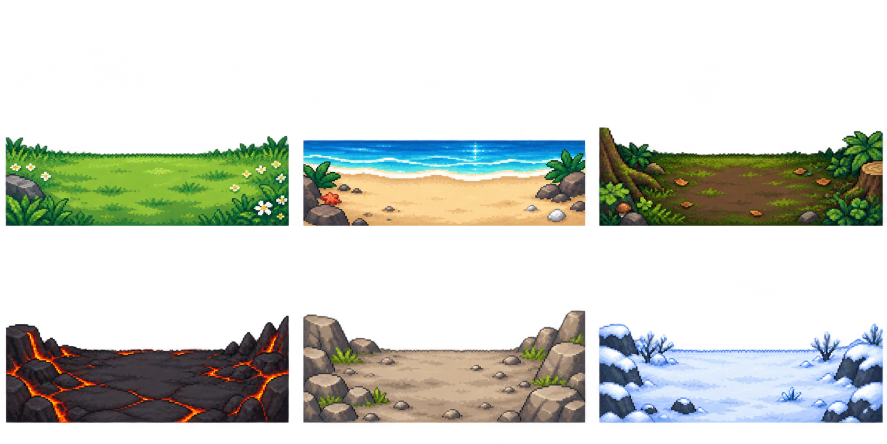
#> input picture assets/home_habitats_v10_19_concept.png, 1774 x 887 px (shown at 1/2 size)
$ python generate_home_habitat_sprites.py
#> lines starting #> are read from the running program, lines starting #| are printed output that depends on the picture; after the words box and inside, x2 and y2 are one past the last pixel; in counts of white or black regions, pixels touching at a corner belong together
"""Split and pack the six validated home-screen habitat grounds."""
from pathlib import Path
from PIL import Image

ROOT = Path(__file__).resolve().parents[1]
SOURCE = ROOT / "assets" / "home_habitats_v10_19_concept.png"
WATER_SOURCE = ROOT / "assets" / "home_habitat_water_v10_23.png"
HEADER = ROOT / "home_habitat_sprites.h"
OUT_DIR = ROOT / "assets" / "home_habitats_v10_19"
OUT_DIR.mkdir(parents=True, exist_ok=True)

NAMES = ("MEADOW", "WATER", "FOREST", "VOLCANO", "MOUNTAIN", "SNOW")
# Near-edge inset for the round display. Drawn at x2, every habitat is 420x190
# and reaches close to the bezel while retaining its transparent silhouette.
W, H = 210, 95
DISPLAY_X, DISPLAY_Y = 23, 205

im = Image.open(SOURCE).convert("RGBA")
#> im is the input picture: PIL image 1774x887 RGBA; mean R, G, B, A 43.8, 48.6, 40.2, 87.4
sw, sh = im.size
#> sw = 1774; sh = 887
columns = ((0, sw // 3), (sw // 3, 2 * sw // 3), (2 * sw // 3, sw))
#> columns = ((0, 591), (591, 1182), (1182, 1774))
rows = ((0, 500), (500, sh))
#> rows = ((0, 500), (500, 887))

def visible_bbox(tile):
    mask = tile.getchannel("A").point(lambda v: 255 if v >= 96 else 0)
    return mask.getbbox()

def rgb565(c):
    r, g, b = c
    return ((r & 0xF8) << 8) | ((g & 0xFC) << 3) | (b >> 3)

packed = []
for row in range(2):
    for col in range(3):
        x0, x1 = columns[col]
#> x0 = 0; x1 = 591
        y0, y1 = rows[row]
#> y0 = 0
        tile = im.crop((x0, y0, x1, y1))
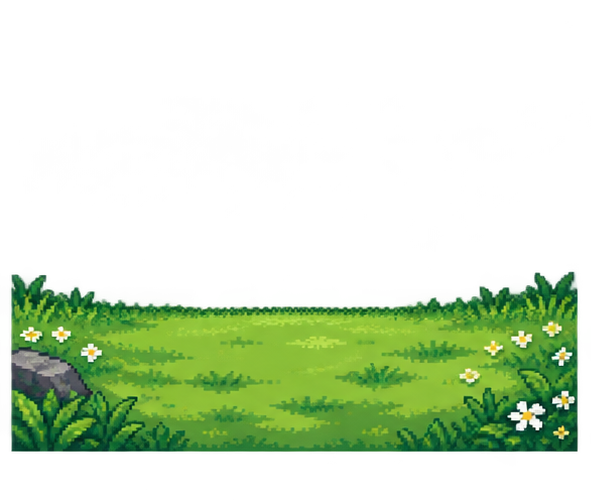
#> tile: PIL image 591x500 RGBA; mean R, G, B, A 27.7, 48.4, 16.6, 73.1; transparent parts drawn white
        if row == 0 and col == 1 and WATER_SOURCE.exists():
            tile = Image.open(WATER_SOURCE).convert("RGBA")
        bbox = visible_bbox(tile)
#> in visible_bbox, `mask = tile.getchannel("A").point(lambda v: 255 if v >= 96 else 0)`:
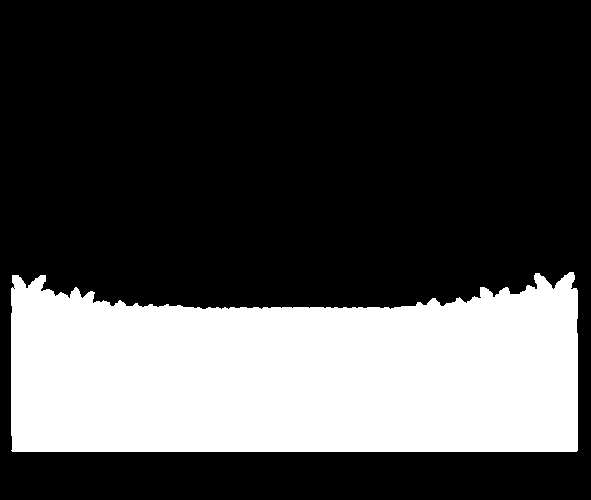
#> mask: PIL image 591x500 L; 29.3% white; 1 white region, box (x1, y1, x2, y2) and area: (11, 272, 578, 452) 86478
#> bbox = (11, 272, 578, 452)
        if not bbox:
            raise SystemExit(f"empty habitat tile {row},{col}")
        tile = tile.crop(bbox)
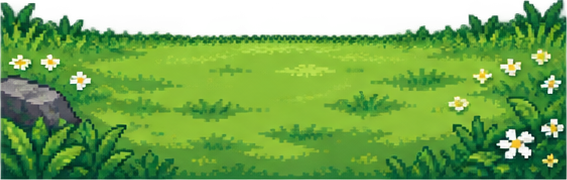
#> tile: PIL image 567x180 RGBA; mean R, G, B, A 79.6, 136.9, 47.2, 211.6; transparent parts drawn white

        # Remove near-transparent generation noise, then fill the complete ground
        # rectangle. The original art is wide; stretching it to the lower half of
        # the round display keeps every habitat on the exact same horizon.
        clean = Image.new("RGBA", tile.size, (0, 0, 0, 0))
#> clean: PIL image 567x180 RGBA; every value is 0
        alpha = tile.getchannel("A").point(lambda v: 255 if v >= 96 else 0)
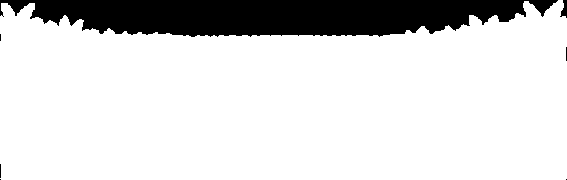
#> alpha: PIL image 567x180 L; 84.7% white; 7 black regions (5 under 20 px), largest, box (x1, y1, x2, y2) and area: (0, 0, 558, 37) 15471, (560, 0, 567, 18) 74
        clean.paste(tile, mask=alpha)
        bg = clean.resize((W, H), Image.Resampling.NEAREST)
        rgb = Image.new("RGB", (W, H), bg.getpixel((W // 2, H - 1))[:3])
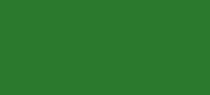
#> rgb: PIL image 210x95 RGB; mean R, G, B 43, 121, 45
        rgb.paste(bg.convert("RGB"), mask=bg.getchannel("A"))
        quant = rgb.quantize(colors=31, method=Image.Quantize.MEDIANCUT, dither=Image.Dither.NONE)
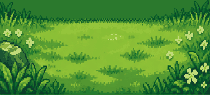
#> quant: PIL image 210x95 P; mean R, G, B 82.8, 147.6, 50.9
        pal_raw = quant.getpalette()[: 31 * 3]
#> pal_raw = 93 values, max 219 at index 1, min 5 at index 87, mean 93.78
        palette = [(0, 0, 0)] + [tuple(pal_raw[i:i + 3]) for i in range(0, len(pal_raw), 3)]
#> palette = 32 items, first 6: (0, 0, 0), (192, 219, 122), (148, 197, 59), (145, 192, 55), (141, 192, 54), (139, 192, 54)
        indices = [v + 1 for v in quant.getdata()]
#> indices = 19950 values, max 31 at index 628, min 1 at index 5659, mean 15.64
        resized_alpha = list(bg.getchannel("A").getdata())
#> resized_alpha = 19950 values, max 255 at index 3149, min 0 at index 0, mean 210.9
        for i, alpha_value in enumerate(resized_alpha):
            if alpha_value < 96:
                indices[i] = 0
#> after the loop, indices = 19950 values, max 31 at index 628, min 0 at index 0, mean 12.32

        # Transparent curved mask matching the safe interior of the round
        # display. The existing biome colour remains visible underneath.
        for py in range(H):
            sy = DISPLAY_Y + py * 2 + 1
            half = max(0.0, (226.0 ** 2 - (sy - 233.0) ** 2) ** 0.5)
            left, right = 233.0 - half + 6.0, 233.0 + half - 6.0
            for px in range(W):
                sx = DISPLAY_X + px * 2 + 1
                if sx < left or sx > right:
                    indices[py * W + px] = 0
#> after the loop, indices = 19950 values, max 31 at index 628, min 0 at index 0, mean 10.93
        name = NAMES[row * 3 + col]
        preview = Image.new("RGBA", (W, H), (0, 0, 0, 0))
#> preview: PIL image 210x95 RGBA; every value is 0
        preview_pixels = []
        for idx in indices:
            preview_pixels.append((*palette[idx], 255) if idx else (0, 0, 0, 0))
#> after the loop, preview_pixels = 19950 items, first 6: (0, 0, 0, 0), (0, 0, 0, 0), (0, 0, 0, 0), (0, 0, 0, 0), (0, 0, 0, 0), (0, 0, 0, 0)
        preview.putdata(preview_pixels)
        preview.resize((W * 2, H * 2), Image.Resampling.NEAREST).save(OUT_DIR / f"{name.lower()}.png")
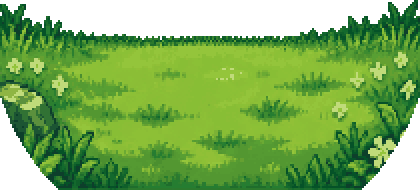
#> saved as meadow.png: PIL image 420x190 RGBA; mean R, G, B, A 74, 123.2, 41.3, 202; transparent parts drawn white
        packed.append((name, palette, indices))

lines = [
    "#pragma once",
    "#include <Arduino.h>",
    "",
    f"static constexpr uint8_t HOME_HABITAT_W = {W};",
    f"static constexpr uint8_t HOME_HABITAT_H = {H};",
    "static constexpr uint8_t HOME_HABITAT_COLORS = 32;",
    "",
]
for name, palette, indices in packed:
    lines.append(f"static const uint16_t HOME_{name}_PALETTE[HOME_HABITAT_COLORS] PROGMEM = {{")
    for i in range(0, 32, 8):
        lines.append("  " + ", ".join(f"0x{rgb565(c):04X}" for c in palette[i:i + 8]) + ",")
    lines += ["};", f"static const uint8_t HOME_{name}_PIXELS[HOME_HABITAT_W * HOME_HABITAT_H] PROGMEM = {{"]
    for i in range(0, len(indices), 40):
        lines.append("  " + ", ".join(str(v) for v in indices[i:i + 40]) + ",")
    lines += ["};", ""]

lines += [
    "static const uint16_t *const HOME_HABITAT_PALETTES[6] = {",
    "  HOME_MEADOW_PALETTE, HOME_WATER_PALETTE, HOME_FOREST_PALETTE,",
    "  HOME_VOLCANO_PALETTE, HOME_MOUNTAIN_PALETTE, HOME_SNOW_PALETTE",
    "};",
    "static const uint8_t *const HOME_HABITAT_PIXELS[6] = {",
    "  HOME_MEADOW_PIXELS, HOME_WATER_PIXELS, HOME_FOREST_PIXELS,",
    "  HOME_VOLCANO_PIXELS, HOME_MOUNTAIN_PIXELS, HOME_SNOW_PIXELS",
    "};",
    "",
]
HEADER.write_text("\n".join(lines), encoding="utf-8")
print(f"generated {len(packed)} habitats at {W}x{H} (displayed x2)")
